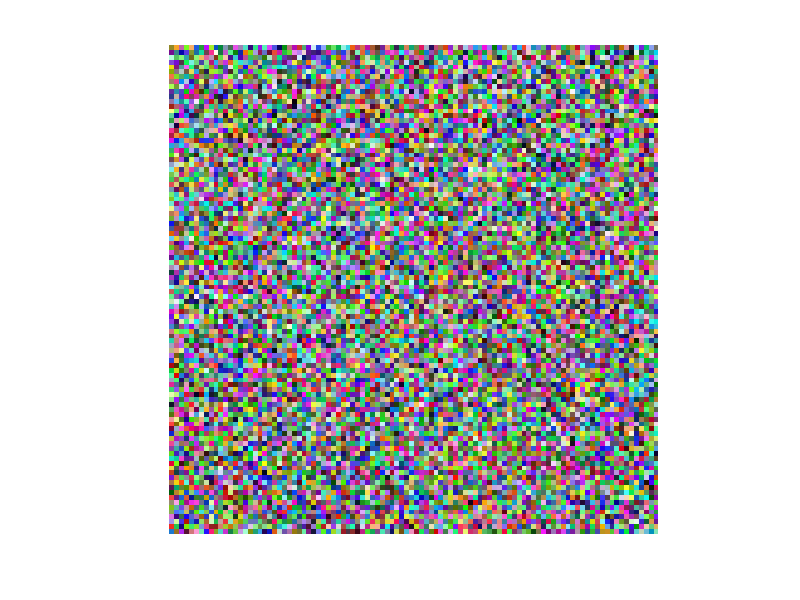
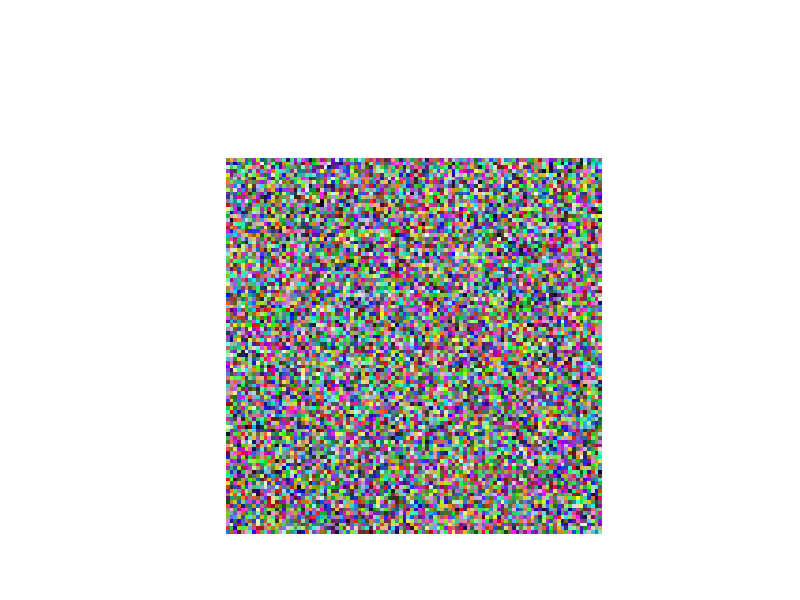

Write MATLAB code to recreate these figures, in order. (Note: this script raises an error after producing the figures.)
% 创建示例彩色图像数据
data = rand(100, 100, 3);  % 创建一个 100x100x3 的随机矩阵
data = uint8(data * 255);  % 将数据缩放到 0-255 范围并转换为 uint8 类型

% 显示彩色图像
figure;
imshow(data);

% 获取图像的大小
[height, width, ~] = size(data);

% 定义标题文本
titleText = 'This is a title';

% 创建一个新的图像，包含原始图像和标题区域
titleHeight = 30;  % 标题区域的高度
newImage = uint8(zeros(height + titleHeight, width, 3));

% 将原始图像复制到新图像中
newImage(titleHeight+1:end, :, :) = data;

% 在新图像的标题区域填充背景色（例如，黑色）
newImage(1:titleHeight, :, :) = 255;

% 显示新图像
figure;
imshow(newImage);

% 在新图像上添加标题
position = [width/2, titleHeight/2];  % 标题位置
newImageWithText = insertText(newImage, position, titleText, 'FontSize', 18, ...
                              'BoxColor', 'black', 'BoxOpacity', 0, 'TextColor', 'black', ...
                              'AnchorPoint', 'Center');

% 显示包含标题的最终图像
figure;
imshow(newImageWithText);

% 保存包含标题的图像
imwrite(newImageWithText, 'image_with_embedded_title.png');
